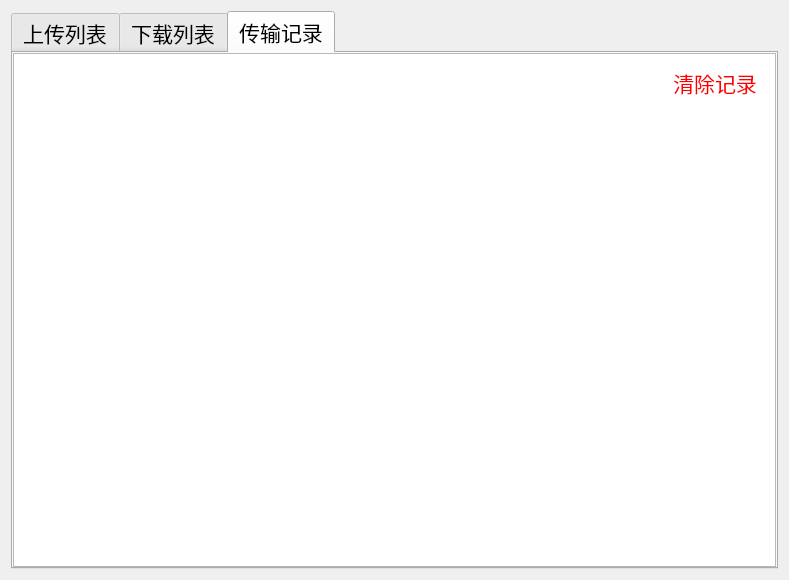
<?xml version="1.0" encoding="UTF-8"?>
<ui version="4.0">
 <class>Transfer</class>
 <widget class="QWidget" name="Transfer">
  <property name="geometry">
   <rect>
    <x>0</x>
    <y>0</y>
    <width>789</width>
    <height>580</height>
   </rect>
  </property>
  <property name="windowTitle">
   <string>Form</string>
  </property>
  <layout class="QGridLayout" name="gridLayout">
   <item row="0" column="0">
    <widget class="QTabWidget" name="tabWidget">
     <property name="font">
      <font>
       <family>新宋体</family>
       <pointsize>16</pointsize>
      </font>
     </property>
     <property name="currentIndex">
      <number>2</number>
     </property>
     <widget class="QWidget" name="upload">
      <attribute name="title">
       <string>上传列表</string>
      </attribute>
      <layout class="QVBoxLayout" name="verticalLayout_2">
       <property name="spacing">
        <number>0</number>
       </property>
       <property name="leftMargin">
        <number>0</number>
       </property>
       <property name="topMargin">
        <number>0</number>
       </property>
       <property name="rightMargin">
        <number>0</number>
       </property>
       <property name="bottomMargin">
        <number>0</number>
       </property>
       <item>
        <widget class="QScrollArea" name="scrollArea">
         <property name="widgetResizable">
          <bool>true</bool>
         </property>
         <widget class="QWidget" name="upload_scroll">
          <property name="geometry">
           <rect>
            <x>0</x>
            <y>0</y>
            <width>763</width>
            <height>526</height>
           </rect>
          </property>
          <layout class="QVBoxLayout" name="verticalLayout_5">
           <property name="spacing">
            <number>0</number>
           </property>
           <property name="leftMargin">
            <number>0</number>
           </property>
           <property name="topMargin">
            <number>0</number>
           </property>
           <property name="rightMargin">
            <number>0</number>
           </property>
           <property name="bottomMargin">
            <number>0</number>
           </property>
          </layout>
         </widget>
        </widget>
       </item>
      </layout>
     </widget>
     <widget class="QWidget" name="download">
      <attribute name="title">
       <string>下载列表</string>
      </attribute>
      <layout class="QVBoxLayout" name="verticalLayout_3">
       <property name="leftMargin">
        <number>0</number>
       </property>
       <property name="topMargin">
        <number>0</number>
       </property>
       <property name="rightMargin">
        <number>0</number>
       </property>
       <property name="bottomMargin">
        <number>0</number>
       </property>
       <item>
        <widget class="QScrollArea" name="scrollArea_2">
         <property name="widgetResizable">
          <bool>true</bool>
         </property>
         <widget class="QWidget" name="download_scroll">
          <property name="geometry">
           <rect>
            <x>0</x>
            <y>0</y>
            <width>763</width>
            <height>526</height>
           </rect>
          </property>
          <layout class="QVBoxLayout" name="verticalLayout_6">
           <property name="spacing">
            <number>0</number>
           </property>
           <property name="leftMargin">
            <number>0</number>
           </property>
           <property name="topMargin">
            <number>0</number>
           </property>
           <property name="rightMargin">
            <number>0</number>
           </property>
           <property name="bottomMargin">
            <number>0</number>
           </property>
          </layout>
         </widget>
        </widget>
       </item>
      </layout>
     </widget>
     <widget class="QWidget" name="record">
      <attribute name="title">
       <string>传输记录</string>
      </attribute>
      <layout class="QVBoxLayout" name="verticalLayout_4">
       <property name="spacing">
        <number>0</number>
       </property>
       <property name="leftMargin">
        <number>0</number>
       </property>
       <property name="topMargin">
        <number>0</number>
       </property>
       <property name="rightMargin">
        <number>0</number>
       </property>
       <property name="bottomMargin">
        <number>0</number>
       </property>
       <item>
        <widget class="QScrollArea" name="scrollArea_3">
         <property name="widgetResizable">
          <bool>true</bool>
         </property>
         <widget class="QWidget" name="scrollAreaWidgetContents_3">
          <property name="geometry">
           <rect>
            <x>0</x>
            <y>0</y>
            <width>763</width>
            <height>526</height>
           </rect>
          </property>
          <layout class="QGridLayout" name="gridLayout_2">
           <property name="leftMargin">
            <number>0</number>
           </property>
           <property name="topMargin">
            <number>0</number>
           </property>
           <property name="rightMargin">
            <number>0</number>
           </property>
           <property name="bottomMargin">
            <number>0</number>
           </property>
           <property name="spacing">
            <number>0</number>
           </property>
           <item row="2" column="0" colspan="2">
            <widget class="QTextEdit" name="record_msg">
             <property name="frameShape">
              <enum>QFrame::NoFrame</enum>
             </property>
            </widget>
           </item>
           <item row="1" column="0">
            <widget class="QWidget" name="widget" native="true">
             <property name="styleSheet">
              <string notr="true">background-color: #ffffff;</string>
             </property>
             <layout class="QHBoxLayout" name="horizontalLayout">
              <item>
               <spacer name="horizontalSpacer">
                <property name="orientation">
                 <enum>Qt::Horizontal</enum>
                </property>
                <property name="sizeHint" stdset="0">
                 <size>
                  <width>40</width>
                  <height>20</height>
                 </size>
                </property>
               </spacer>
              </item>
              <item>
               <widget class="QToolButton" name="clearBtn">
                <property name="minimumSize">
                 <size>
                  <width>0</width>
                  <height>35</height>
                 </size>
                </property>
                <property name="font">
                 <font>
                  <family>新宋体</family>
                  <pointsize>16</pointsize>
                  <weight>50</weight>
                  <italic>false</italic>
                  <bold>false</bold>
                 </font>
                </property>
                <property name="styleSheet">
                 <string notr="true">color: rgb(255, 0, 0);
font: 16pt &quot;新宋体&quot;;</string>
                </property>
                <property name="text">
                 <string>清除记录</string>
                </property>
                <property name="autoRaise">
                 <bool>true</bool>
                </property>
               </widget>
              </item>
             </layout>
            </widget>
           </item>
          </layout>
         </widget>
        </widget>
       </item>
      </layout>
     </widget>
    </widget>
   </item>
  </layout>
 </widget>
 <resources/>
 <connections/>
</ui>
